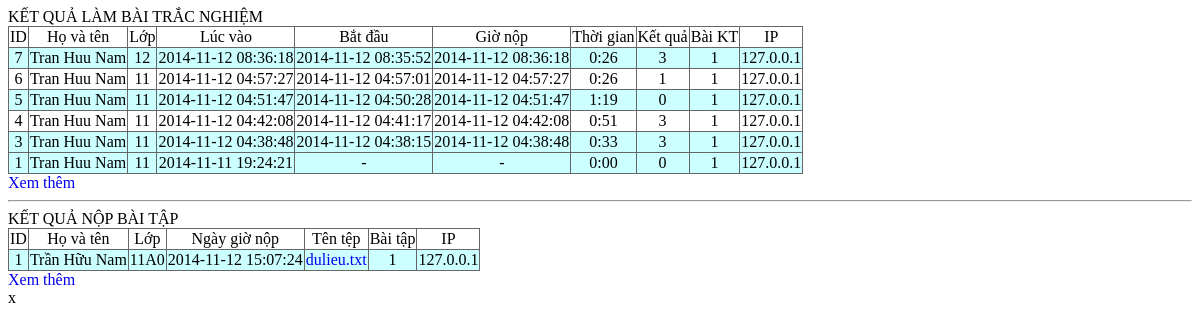
Screenshot of /qli/ketqua.php with the database file from the repository.
### tables this page shows
CREATE TABLE IF NOT EXISTS `tn_ketqua` (
  `id` int(11) unsigned NOT NULL AUTO_INCREMENT,
  `bai` int(11) unsigned NOT NULL COMMENT 'Mã bài trắc nghiệm',
  `hoten` varchar(60) NOT NULL,
  `lop` varchar(8) NOT NULL,
  `cauhoi` varchar(250) NOT NULL COMMENT 'Các câu hỏi được chọn',
  `traloi` varchar(250) NOT NULL COMMENT 'Các câu đã trả lời',
  `caudung` tinyint(1) unsigned NOT NULL COMMENT 'Số câu đúng',
  `lucvao` timestamp NOT NULL DEFAULT CURRENT_TIMESTAMP ON UPDATE CURRENT_TIMESTAMP COMMENT 'Lúc đăng nhập',
  `lucdau` timestamp NOT NULL DEFAULT '0000-00-00 00:00:00' COMMENT 'Lúc bắt đầu làm bài',
  `lucnop` timestamp NOT NULL DEFAULT '0000-00-00 00:00:00' COMMENT 'Lúc nộp bài',
  `ip` varchar(15) NOT NULL COMMENT 'Địa chỉ IP',
  PRIMARY KEY (`id`)
);

CREATE TABLE IF NOT EXISTS `th_nopbai` (
  `id` int(11) unsigned NOT NULL AUTO_INCREMENT,
  `hoten` varchar(50) NOT NULL,
  `lop` varchar(5) NOT NULL,
  `ngaygio` datetime NOT NULL,
  `ip` varchar(15) NOT NULL DEFAULT '0.0.0.0',
  `file` varchar(100) NOT NULL,
  `baitap` int(10) NOT NULL DEFAULT '0',
  PRIMARY KEY (`id`)
);

### qli/ketqua.php (the view, shortened to what this page needs)
<?php
echo "<html><head><title>Kết quả làm bài</title>";
?>
<link rel="stylesheet" href='mystyles.css' type='text/css'>
<?php
echo "</head><body>";
echo "<div id='tracnghiem'>";
echo "KẾT QUẢ LÀM BÀI TRẮC NGHIỆM<BR/>";
echo "<table id='ketquatracnghiem'>";
echo "<tr align='center'><td>ID</td><td>Họ và tên</td><td>Lớp</td><td>Lúc vào</td><td>Bắt đầu</td><td>Giờ nộp</td><td>Thời gian</td><td>Kết quả</td><td>Bài KT</td><td>IP</td></tr>";
$sql = "select *,lucnop-lucdau as tgian from tn_ketqua order by id desc limit 10";
$result = mysql_query($sql) or die (mysql_error());
while ($data = mysql_fetch_array($result)) {
	echo "<tr align='center' class='row".($data['id']%2)."' id='row_".$data['id']."'>";
	echo "<td>".$data['id']."</td>";
	echo "<td align='left'>".$data['hoten']."</td>";
	echo "<td>".$data['lop']."</td>";
	echo "<td>".$data['lucvao']."</td>";
	echo "<td>".($data['lucdau']=='0000-00-00 00:00:00'?"-":$data['lucdau'])."</td>";
	echo "<td>".($data['lucnop']=='0000-00-00 00:00:00'?"-":$data['lucnop'])."</td>";
	echo "<td>";
	$phut=(int)($data['tgian']/100);
	$giay=$data['tgian'] % 100;
	if ($giay>=60) $giay-=40;
	echo  $phut .":". ($giay<=9?"0":"").$giay;
	echo "</td>";
	echo "<td>".$data['caudung']."</td>";
	echo "<td>".$data['bai']."</td>";
	echo "<td align='left'>".$data['ip']."</td>";
	echo "</tr>";
}
echo "</table>";
echo "<a href='ketquatn.php'>Xem thêm</a><span id='bian'></span>";
echo "</div>";
echo "<hr/>";
echo "<div id='baitap'>";
echo "KẾT QUẢ NỘP BÀI TẬP<BR/>";
echo "<table id='ketquabaitap'>";
echo "<tr align='center'><td>ID</td><td>Họ và tên</td><td>Lớp</td><td>Ngày giờ nộp</td><td>Tên tệp</td><td>Bài tập</td><td>IP</td></tr>";
$sql = "select * from th_nopbai order by id desc limit 5";
$result = mysql_query($sql) or die (mysql_error());
while ($data = mysql_fetch_array($result)) {
	echo "<tr align='center' class='row".($data['id']%2)."'>";
	echo "<td>".$data['id']."</td>";
	echo "<td align='left'>".$data['hoten']."</td>";
	echo "<td>".$data['lop']."</td>";
	echo "<td>".$data['ngaygio']."</td>";
	echo "<td><a href='loadfile.php?f=".$data['file']."'>".$data['file']."</a></td>";
	echo "<td>".$data['baitap']."</td>";
	echo "<td align='left'>".$data['ip']."</td>";
	echo "</tr>";
}
echo "</table>";
echo "<a href='ketquabt.php'>Xem thêm</a>";
echo "</div>";
echo "<div id='test'>x</div>";
echo "</body></html>";
?>

### qli/mystyles.css (style rules this page uses)
table { border-width: 1px; border-color: #666666; border-collapse: collapse; }
table td { border-width: 1px; border-style: solid; border-color: #666666; }
tr.row0 { background-color: #FFF; }
tr.row1 { background-color: #CFF; }
a { text-decoration: none; }

### rows the page displays
tn_ketqua: id "7", hoten "Tran Huu Nam", lop "12", lucvao "2014-11-12 08:36:18", lucdau "2014-11-12 08:35:52", lucnop "2014-11-12 08:36:18", phut "0", giay "26", caudung "3", bai "1", ip "127.0.0.1"
tn_ketqua: id "6", hoten "Tran Huu Nam", lop "11", lucvao "2014-11-12 04:57:27", lucdau "2014-11-12 04:57:01", lucnop "2014-11-12 04:57:27", phut "0", giay "26", caudung "1", bai "1", ip "127.0.0.1"
tn_ketqua: id "5", hoten "Tran Huu Nam", lop "11", lucvao "2014-11-12 04:51:47", lucdau "2014-11-12 04:50:28", lucnop "2014-11-12 04:51:47", phut "1", giay "19", caudung "0", bai "1", ip "127.0.0.1"
tn_ketqua: id "4", hoten "Tran Huu Nam", lop "11", lucvao "2014-11-12 04:42:08", lucdau "2014-11-12 04:41:17", lucnop "2014-11-12 04:42:08", phut "0", giay "51", caudung "3", bai "1", ip "127.0.0.1"
tn_ketqua: id "3", hoten "Tran Huu Nam", lop "11", lucvao "2014-11-12 04:38:48", lucdau "2014-11-12 04:38:15", lucnop "2014-11-12 04:38:48", phut "0", giay "33", caudung "3", bai "1", ip "127.0.0.1"
tn_ketqua: id "1", hoten "Tran Huu Nam", lop "11", lucvao "2014-11-11 19:24:21", phut "0", giay "0", caudung "0", bai "1", ip "127.0.0.1"
th_nopbai: id "1", hoten "Trần Hữu Nam", lop "11A0", ngaygio "2014-11-12 15:07:24", file "dulieu.txt", baitap "1", ip "127.0.0.1"
